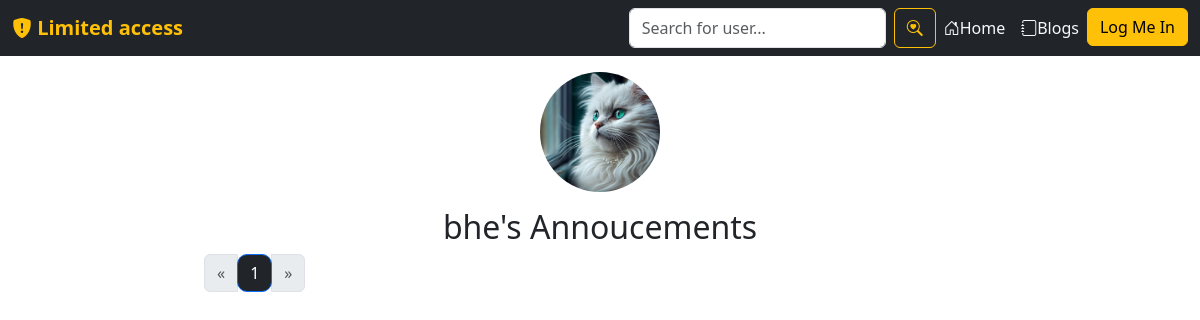
The page /bhe/announcements/ on the database as committed earlier.
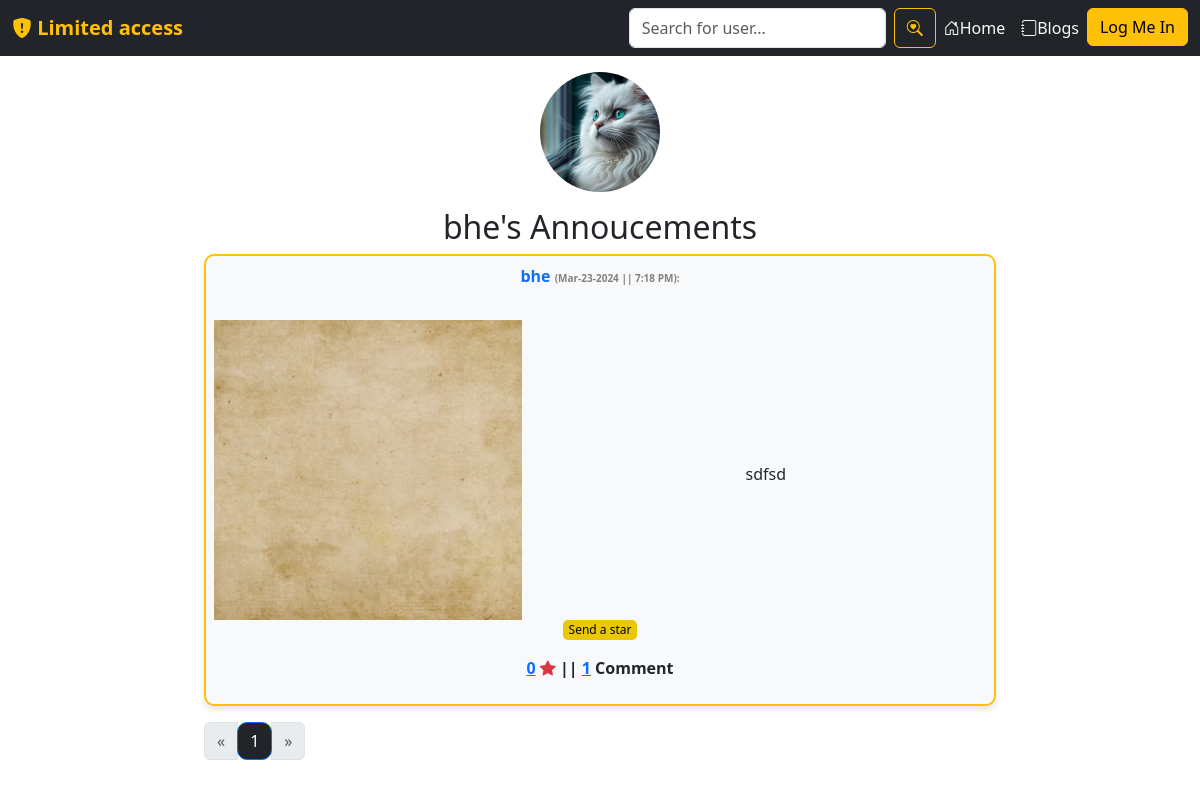
The same page on the database as committed later.
### users/models.py (models this page shows, shortened)
class Profile(models.Model):
    user = models.OneToOneField(User, on_delete=models.CASCADE)
    motto = models.TextField(max_length=300, default="Best friends don’t let you do stupid things alone.")
    about_yourself = models.TextField(max_length=2000, default="😀")
    profile_pic = models.ImageField(default='profilepic.jpg',upload_to='profile_pictures')
    q1 = models.TextField(max_length=1000, default="No answer yet.")
    q2 = models.TextField(max_length=1000, default="No answer yet.")
    q3 = models.TextField(max_length=1000, default="No answer yet.")
    q4 = models.TextField(max_length=1000, default="No answer yet.")
    verified = models.BooleanField(default=False)

class BulletinBoard(models.Model):
    id = models.UUIDField(primary_key=True, default=uuid.uuid4)
    user = models.CharField(max_length=100)
    content = models.TextField()
    image = models.ImageField(default='read-me.jpg', upload_to='announcement_pics')
    liked = models.ManyToManyField(User, default=None, blank=True, related_name='liked')
    created_at = models.DateTimeField(default=datetime.now)
    no_of_likes = models.IntegerField(default=0)
    no_of_comments = models.IntegerField(default=0)
    highlight = models.BooleanField(default=False)

### users/views.py (the view)
# urls.py: path('<str:username>/announcements/', views.user_announcements, name='user-announcements'),
def user_announcements(request, username):
    profile = get_object_or_404(Profile, user__username=username)
    announcement_list = BulletinBoard.objects.filter(user=username).order_by('-created_at')
    paginator = Paginator(announcement_list, 18)
    page_number = request.GET.get('page', 1)
    try:
        announcements = paginator.page(page_number)
    except PageNotAnInteger:
        announcements = paginator.page(1)
    except EmptyPage:
        announcements = paginator.page(paginator.num_pages)
    return render(request, 'users/user-announcements.html', {'announcements': announcements, 'username': username, 'profile':profile})

### users/templates/users/user-announcements.html (shortened to what this page needs)
{% extends 'users/base.html' %}
{% block content %}
        <div class="text-center mt-4 pt-5">
            <img width="120" height="120" style="object-fit:cover; border-radius:60px;" src="{{ profile.profile_pic.url }}"/><br>
        </div>
        <div class="text-center pt-3">
            <h2>{{profile.user}}'s Annoucements</h2>
        </div>
        <div class="row justify-content-center">
            <div class="col-md-8 text-center">
                {% for post in announcements %}
                <div class="bg-light border border-2 border-warning p-2 mb-3" style="
                border-radius:10px;
                box-shadow: 0 4px 6px rgba(0, 0, 0, 0.1);
                ">
                <div class="">
                    <p class="fw-bold text-warning">
                        <a href="{% url 'profile' username=post.user %}" style="text-decoration: none;">
                            <span>{{ post.user }}</span>
                        </a>
                            <span style="font-size:10px; color:gray;">
                            ({{ post.created_at|date:"M-d-Y" }} || {{ post.created_at|time:"g:i A" }}):
                        </span>
                    </p>
                <div class="row align-items-center pt-3">
                    <div class="col-lg-5">
                        <a href="{{ post.image.url }}" data-lightbox="image">
                            <img src="{{ post.image.url }}" style="object-fit:cover; width:100%; height: 300px;">
                        </a>
                    </div>
                    <div class="col-lg-7">
                        <p class="text-muted my-4" style="text-align: left;">
                            <div class="bulletin-post" id="post{{ post.id }}">
                                {{ post.content|truncatewords:60 }}
                            </div>
                        </p>
                    </div>
                </div>
            </div>
            <form action="{% url 'users:like-post' %}" method="POST" class="like-form" id="{{post.id}}">
                <p class="fst-italic" style="font-size:12px;">
                    {% if user not in post.liked.all %}
                    <button type="submit" style="border:none; border-radius:5px; background-color:#ebc805;" class="like-btn{{post.id}}">
                        Send a star
                    </button>
                    {% else %}
                    <button type="submit" style="border:none; border-radius:5px; background-color:#ebc805;" class="like-btn{{post.id}}">
                        Unsend star
                    </button>
                    {% endif %}
                    <div class="d-inline fw-bold">
                        <a href="{% url 'users:likers' post.id %}"
                        {% comment %} data-bs-toggle="modal" data-bs-target="#likersModal"> {% endcomment %}
                            <span class="like-count{{post.id}}">{{ post.no_of_likes }}</a></span>
                        <span><i class="bi bi-star-fill text-danger"></i></span> ||
                        <a href="{% url 'users:likers' post.id %}">
                            <span>{{ post.no_of_comments }}</span></a>
                            {% if post.no_of_comments == 1 %}Comment
                            {%else%} Comments {% endif %}
                    </div>
                </p>
            </form>
        </div>
                {% endfor %}
        <div class="pagination text-center">
            <nav aria-label="Page navigation example">
                <ul class="pagination">
                    <li class="page-item {% if not announcements.has_previous %}disabled{% endif %}">
                        <a class="page-link" href="?page=1" aria-label="Previous">
                            <span aria-hidden="true">&laquo;</span>
                        </a>
                    </li>
                    {% for page_num in announcements.paginator.page_range %}
                    <li class="page-item {% if page_num == announcements.number %}active{% endif %}">
                        <a class="page-link bg-dark" style="border-radius:10px;" href="?page={{ page_num }}">{{ page_num }}</a>
                    </li>
                    {% endfor %}
                    {% if announcements.has_next %}
                    <li class="page-item">
                        <a class="page-link" href="?page={{ announcements.next_page_number }}" aria-label="Next">
                            <span aria-hidden="true">&raquo;</span>
                        </a>
                    </li>
                    {% else %}
                    <li class="page-item disabled">
                        <span class="page-link" aria-hidden="true">&raquo;</span>
                    </li>
                    {% endif %}
                </ul>
            </nav>
        </div>
            </div>
        </div>
{% endblock %}

### users/templates/users/base.html (shortened to what this page needs)
{% load static %}
<!doctype html>
<html lang="en">
<head>
    <link href="https://cdn.jsdelivr.net/npm/bootstrap@5.3.2/dist/css/bootstrap.min.css" rel="stylesheet">
    <link rel="stylesheet" href="https://cdn.jsdelivr.net/npm/bootstrap-icons@1.11.2/font/bootstrap-icons.min.css">
    <link rel="stylesheet" href="https://cdnjs.cloudflare.com/ajax/libs/lightbox2/2.11.3/css/lightbox.min.css">
</head>
<body>
    <nav class="navbar navbar-expand-md navbar-dark fixed-top bg-dark">
        <div class="container-xxl">
            <a href="{% url 'users:index' %}" class="navbar-brand">
                <span class="fw-bold text-warning">
                    {% if user.is_authenticated %}
                    <i class="bi bi-house-heart"></i>
                    <a href="{% url 'profile' username=user.username %}" class="fw-bold text-warning navbar-brand" style="text-decoration: none; font-size:22px;">{{ user.username }}</a>
                    {% else %}
                    <i class="bi bi-shield-fill-exclamation"></i>
                    Limited access
                    {% endif %}
                </span>
            </a>
            <div class="collapse navbar-collapse justify-content-end align-center" id="main-nav">
                <ul class="navbar-nav">
                    <form class="d-flex" role="search" action="{% url 'users:search' %}" method='POST'>
                        <input class="form-control me-2" name="username" type="text" placeholder="Search for user..." aria-label="Search">
                        <button class="btn btn-outline-warning" type="submit"><i class="bi bi-search-heart"></i></button>
                      </form>
                    <li class="nav-item">
                        <a href="/" class="nav-link text-light"><i class="bi bi-house-door"></i>Home</a>
                    </li>
                    <li class="nav-item">
                        <a href="{% url 'blogs:blogs' %}" class="nav-link text-light"><i class="bi bi-journal"></i>Blogs</a>
                    </li>
                    {% if user.is_authenticated %}
                    <li class="nav-item">
                        <a href="{% url 'logout' %}" class="btn btn-outline-warning">Log Me Out, Gotta Run</a>
                    </li>
                    {% else %}
                    <li class="nav-item">
                        <a href="{% url 'login' %}" class="btn btn-warning">Log Me In</a>
                    </li>
                    {% endif %}
                </ul>
            </div>
        </div>
    </nav>
    {% block content %}
    {% endblock %}
</body>
</html>

### users/templates/users/likers-modal.html (shortened to what this page needs)
{% load static %}

### users/templates/users/base.html (style rules this page uses)
.form-control { overflow-y: hidden; }

Rows that differ between the two databases and show on the page:
added BulletinBoard: user "bhe", created_at "Mar-23-2024", created_at "7:18 PM", image (picture), content "sdfsd", no_of_likes "0", no_of_comments "1", shows "Comment"
